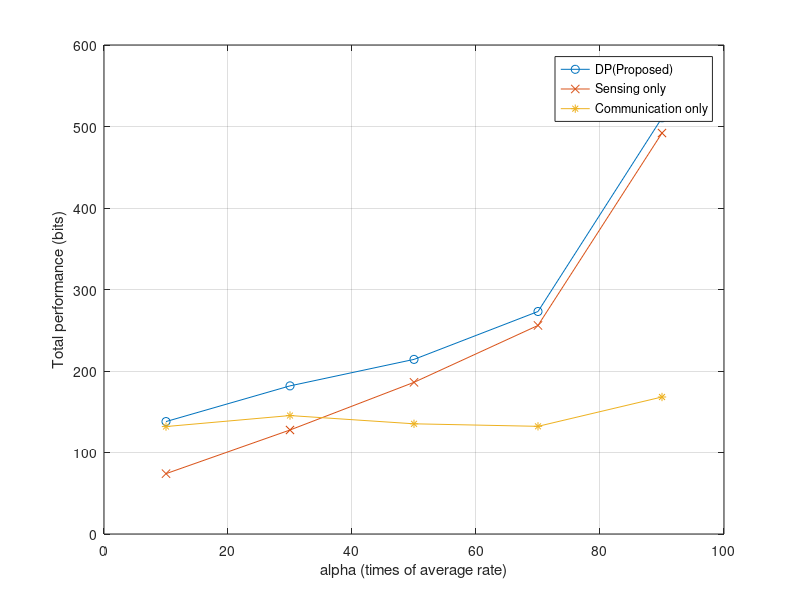
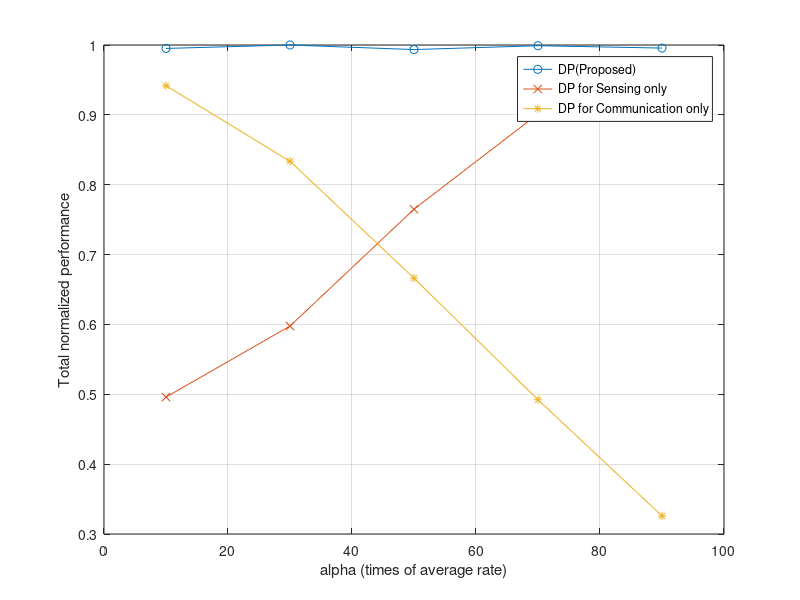
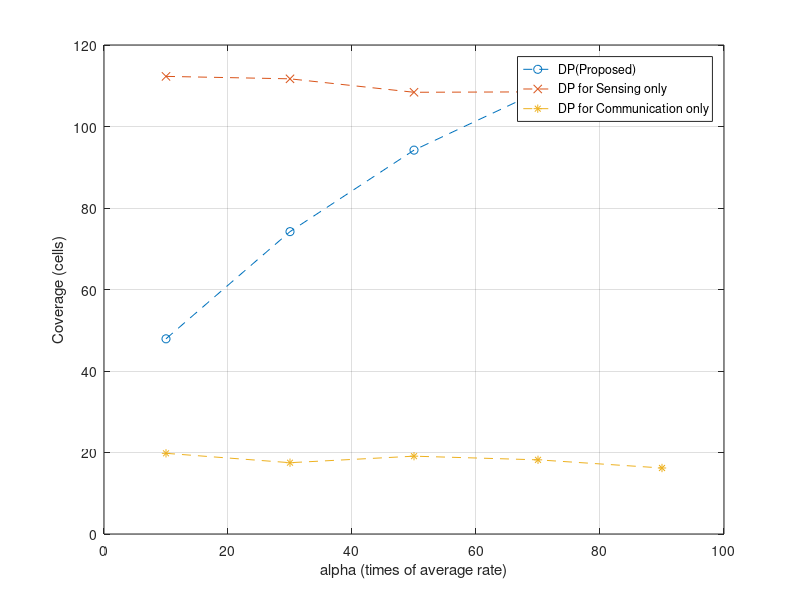
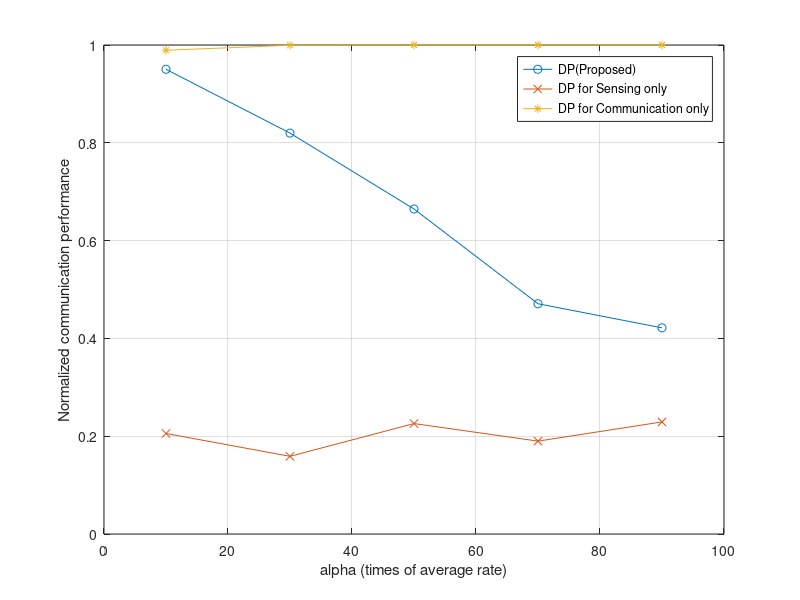

Write MATLAB code to recreate these figures, in order.
% 1. load 原本的
% 2. 改第二個section的檔名
load('multiple_different_alpha2.mat')
%%

mean_rate_dp_old=mean_rate_dp;
mean_rate_sens_old=mean_rate_sens;
mean_rate_comm_old=mean_rate_comm;
mean_rate_dp_normalized_old=mean_rate_dp_normalized;
mean_rate_sens_normalized_old=mean_rate_sens_normalized;
mean_rate_comm_normalized_old=mean_rate_comm_normalized;
mean_N_SAR_dp_old=mean_N_SAR_dp;
mean_N_SAR_sens_old=mean_N_SAR_sens;
mean_N_SAR_comm_old=mean_N_SAR_comm;
mean_comm_rate_dp_normalized_old=mean_comm_rate_dp_normalized;
mean_comm_rate_sens_nomalized_old=mean_comm_rate_sens_nomalized;
mean_comm_rate_comm_normalized_old=mean_comm_rate_comm_normalized;

mean_comm_rate_dp_old=mean_comm_rate_dp;
mean_comm_rate_sens_old=mean_comm_rate_sens;
mean_comm_rate_comm_old=mean_comm_rate_comm;
%%
load('multiple_different_alpha.mat', 'mean_rate_dp', 'mean_rate_sens', 'mean_rate_comm')
load('multiple_different_alpha.mat', 'mean_rate_dp_normalized', 'mean_rate_sens_normalized', 'mean_rate_comm_normalized')
load('multiple_different_alpha.mat', 'mean_N_SAR_dp', 'mean_N_SAR_sens', 'mean_N_SAR_comm')
load('multiple_different_alpha.mat', 'mean_comm_rate_dp_normalized', 'mean_comm_rate_sens_nomalized', 'mean_comm_rate_comm_normalized')
load('multiple_different_alpha.mat', 'mean_comm_rate_dp', 'mean_comm_rate_sens', 'mean_comm_rate_comm')
%%
mean_rate_dp=(mean_rate_dp+mean_rate_dp_old)/2;
mean_rate_sens=(mean_rate_sens+mean_rate_sens_old)/2;
mean_rate_comm=(mean_rate_comm+mean_rate_comm_old)/2;
mean_rate_dp_normalized=(mean_rate_dp_normalized+mean_rate_dp_normalized_old)/2;
mean_rate_sens_normalized=(mean_rate_sens_normalized+mean_rate_sens_normalized_old)/2;
mean_rate_comm_normalized=(mean_rate_comm_normalized+mean_rate_comm_normalized_old)/2;
mean_N_SAR_dp=(mean_N_SAR_dp+mean_N_SAR_dp_old)/2;
mean_N_SAR_sens=(mean_N_SAR_sens+mean_N_SAR_sens_old)/2;
mean_N_SAR_comm=(mean_N_SAR_comm+mean_N_SAR_comm_old)/2;
mean_comm_rate_dp_normalized=(mean_comm_rate_dp_normalized+mean_comm_rate_dp_normalized_old)/2;
mean_comm_rate_sens_nomalized=(mean_comm_rate_sens_nomalized+mean_comm_rate_sens_nomalized_old)/2;
mean_comm_rate_comm_normalized=(mean_comm_rate_comm_normalized+mean_comm_rate_comm_normalized_old)/2;
mean_comm_rate_dp=(mean_comm_rate_dp+mean_comm_rate_dp_old)/2;
mean_comm_rate_sens=(mean_comm_rate_sens+mean_comm_rate_sens_old)/2;
mean_comm_rate_comm=(mean_comm_rate_comm+mean_comm_rate_comm_old)/2;

%%

figure()
plot(alpha_row, mean_rate_dp, '-o');
hold on
% plot(time_slot_max_row, mean_rate_heu, '-^');
plot(alpha_row, mean_rate_sens, '-x');
plot(alpha_row, mean_rate_comm, '-*');
ylabel('Total performance (bits)')
xlabel('alpha (times of average rate)')
grid on
legend('DP(Proposed)', 'Sensing only', 'Communication only')
% title("Average performance on different alpha")

figure()
plot(alpha_row, mean_rate_dp_normalized, '-o');
hold on
% plot(time_slot_max_row, mean_rate_heu_normalized, '-^');
plot(alpha_row, mean_rate_sens_normalized, '-x');
plot(alpha_row, mean_rate_comm_normalized, '-*');
xlabel('alpha (times of average rate)')
ylabel('Total normalized performance')
grid on
legend('DP(Proposed)', 'DP for Sensing only', 'DP for Communication only')
% title("Average normalized performance on different alpha")

figure()
plot(alpha_row, mean_N_SAR_dp, '--o');
hold on
% plot(time_slot_max_row, mean_N_SAR_heu, '--^');
plot(alpha_row, mean_N_SAR_sens, '--x');
plot(alpha_row, mean_N_SAR_comm, '--*');
ylabel('Coverage (cells)')
xlabel('alpha (times of average rate)')
grid on
legend('DP(Proposed)', 'DP for Sensing only', 'DP for Communication only')
% title("Average SAR coverage on different time limit")

figure()
plot(alpha_row, mean_comm_rate_dp_normalized, '-o');
hold on
% plot(time_slot_max_row, mean_comm_rate_heu_normalized, '-^');
plot(alpha_row, mean_comm_rate_sens_nomalized, '-x');
plot(alpha_row, mean_comm_rate_comm_normalized, '-*');
xlabel('alpha (times of average rate)')
ylabel('Normalized communication performance')
grid on
legend('DP(Proposed)', 'DP for Sensing only', 'DP for Communication only')
% title("Average normalized communiation performance on different alpha")

figure()
plot(alpha_row, mean_comm_rate_dp, '-o');
hold on
% plot(time_slot_max_row, mean_comm_rate_heu_normalized, '-^');
plot(alpha_row, mean_comm_rate_sens, '-x');
plot(alpha_row, mean_comm_rate_comm, '-*');
xlabel('alpha (times of average rate)')
ylabel('Communication performance')
grid on
legend('DP(Proposed)', 'DP for Sensing only', 'DP for Communication only')
% title("Average communiation performance on different alpha")